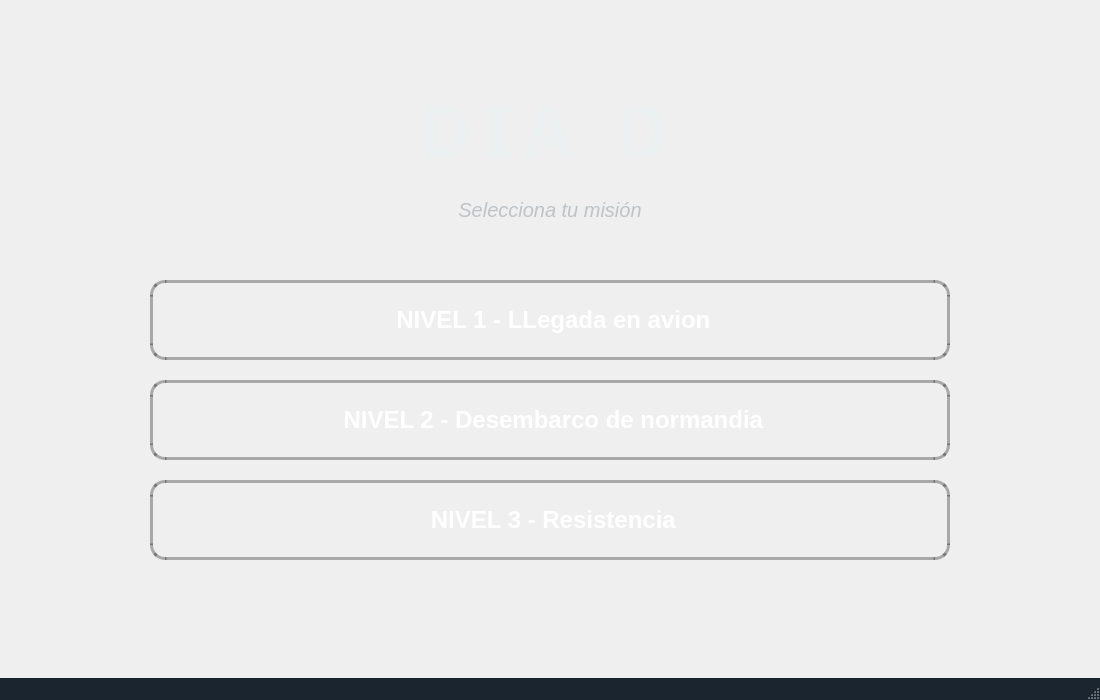
<?xml version="1.0" encoding="UTF-8"?>
<ui version="4.0">
 <class>MainWindow</class>
 <widget class="QMainWindow" name="MainWindow">
  <property name="geometry">
   <rect>
    <x>0</x>
    <y>0</y>
    <width>1100</width>
    <height>700</height>
   </rect>
  </property>
  <property name="windowTitle">
   <string>Dia D</string>
  </property>
  <widget class="QWidget" name="centralwidget">
   <property name="styleSheet">
    <string notr="true">QWidget#centralwidget {
    background: qlineargradient(x1:0, y1:0, x2:0, y2:1,
                                stop:0 #2c3e50,
                                stop:1 #34495e);
}</string>
   </property>
   <widget class="QLabel" name="lblTitulo">
    <property name="geometry">
     <rect>
      <x>0</x>
      <y>80</y>
      <width>1100</width>
      <height>100</height>
     </rect>
    </property>
    <property name="styleSheet">
     <string notr="true">QLabel {
    color: #ecf0f1;
    font-size: 72px;
    font-weight: bold;
    font-family: Impact, Arial Black, sans-serif;
    letter-spacing: 12px;
}</string>
    </property>
    <property name="text">
     <string>DIA D</string>
    </property>
    <property name="alignment">
     <set>Qt::AlignmentFlag::AlignCenter</set>
    </property>
   </widget>
   <widget class="QLabel" name="lblSubtitulo">
    <property name="geometry">
     <rect>
      <x>0</x>
      <y>190</y>
      <width>1100</width>
      <height>40</height>
     </rect>
    </property>
    <property name="styleSheet">
     <string notr="true">QLabel {
    color: #bdc3c7;
    font-size: 20px;
    font-style: italic;
    font-family: Arial, sans-serif;
}</string>
    </property>
    <property name="text">
     <string>Selecciona tu misión</string>
    </property>
    <property name="alignment">
     <set>Qt::AlignmentFlag::AlignCenter</set>
    </property>
   </widget>
   <widget class="QPushButton" name="btnNivel1">
    <property name="geometry">
     <rect>
      <x>150</x>
      <y>280</y>
      <width>800</width>
      <height>80</height>
     </rect>
    </property>
    <property name="minimumSize">
     <size>
      <width>200</width>
      <height>50</height>
     </size>
    </property>
    <property name="styleSheet">
     <string notr="true">QPushButton {
    background: qlineargradient(x1:0, y1:0, x2:1, y2:0,
                                stop:0 #e74c3c,
                                stop:1 #c0392b);
    color: white;
    border: 3px solid rgba(0, 0, 0, 0.3);
    border-radius: 15px;
    font-size: 24px;
    font-weight: bold;
    font-family: Arial, sans-serif;
    text-shadow: 2px 2px 4px rgba(0, 0, 0, 0.7);
}
QPushButton:hover {
    background: qlineargradient(x1:0, y1:0, x2:1, y2:0,
                                stop:0 #ff6b6b,
                                stop:1 #e74c3c);
    border: 4px solid rgba(255, 255, 255, 0.5);
}
QPushButton:pressed {
    padding-top: 4px;
    background: qlineargradient(x1:0, y1:0, x2:1, y2:0,
                                stop:0 #c0392b,
                                stop:1 #a93226);
}</string>
    </property>
    <property name="text">
     <string> NIVEL 1 - LLegada en avion</string>
    </property>
   </widget>
   <widget class="QPushButton" name="btnNivel2">
    <property name="geometry">
     <rect>
      <x>150</x>
      <y>380</y>
      <width>800</width>
      <height>80</height>
     </rect>
    </property>
    <property name="minimumSize">
     <size>
      <width>200</width>
      <height>50</height>
     </size>
    </property>
    <property name="styleSheet">
     <string notr="true">QPushButton {
    background: qlineargradient(x1:0, y1:0, x2:1, y2:0,
                                stop:0 #f39c12,
                                stop:1 #e67e22);
    color: white;
    border: 3px solid rgba(0, 0, 0, 0.3);
    border-radius: 15px;
    font-size: 24px;
    font-weight: bold;
    font-family: Arial, sans-serif;
    text-shadow: 2px 2px 4px rgba(0, 0, 0, 0.7);
}
QPushButton:hover {
    background: qlineargradient(x1:0, y1:0, x2:1, y2:0,
                                stop:0 #ffb84d,
                                stop:1 #f39c12);
    border: 4px solid rgba(255, 255, 255, 0.5);
}
QPushButton:pressed {
    padding-top: 4px;
    background: qlineargradient(x1:0, y1:0, x2:1, y2:0,
                                stop:0 #e67e22,
                                stop:1 #d35400);
}</string>
    </property>
    <property name="text">
     <string> NIVEL 2 - Desembarco de normandia</string>
    </property>
   </widget>
   <widget class="QPushButton" name="btnNivel3">
    <property name="geometry">
     <rect>
      <x>150</x>
      <y>480</y>
      <width>800</width>
      <height>80</height>
     </rect>
    </property>
    <property name="minimumSize">
     <size>
      <width>200</width>
      <height>50</height>
     </size>
    </property>
    <property name="styleSheet">
     <string notr="true">QPushButton {
    background: qlineargradient(x1:0, y1:0, x2:1, y2:0,
                                stop:0 #27ae60,
                                stop:1 #229954);
    color: white;
    border: 3px solid rgba(0, 0, 0, 0.3);
    border-radius: 15px;
    font-size: 24px;
    font-weight: bold;
    font-family: Arial, sans-serif;
    text-shadow: 2px 2px 4px rgba(0, 0, 0, 0.7);
}
QPushButton:hover {
    background: qlineargradient(x1:0, y1:0, x2:1, y2:0,
                                stop:0 #52be80,
                                stop:1 #27ae60);
    border: 4px solid rgba(255, 255, 255, 0.5);
}
QPushButton:pressed {
    padding-top: 4px;
    background: qlineargradient(x1:0, y1:0, x2:1, y2:0,
                                stop:0 #229954,
                                stop:1 #1e8449);
}</string>
    </property>
    <property name="text">
     <string> NIVEL 3 - Resistencia</string>
    </property>
   </widget>
  </widget>
  <widget class="QMenuBar" name="menubar">
   <property name="geometry">
    <rect>
     <x>0</x>
     <y>0</y>
     <width>1100</width>
     <height>21</height>
    </rect>
   </property>
   <property name="styleSheet">
    <string notr="true">QMenuBar {
    background-color: #1a252f;
    color: #ecf0f1;
    font-weight: bold;
}
QMenuBar::item:selected {
    background-color: #34495e;
}</string>
   </property>
  </widget>
  <widget class="QStatusBar" name="statusbar">
   <property name="styleSheet">
    <string notr="true">QStatusBar {
    background-color: #1a252f;
    color: #bdc3c7;
    font-size: 12px;
}</string>
   </property>
  </widget>
 </widget>
 <resources/>
 <connections/>
</ui>
